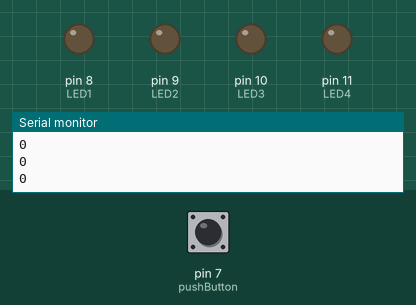
This sketch was run on a simulated Arduino Uno, built with avr-gcc and run on an emulated ATmega328P. Shown: output pins drawn as LEDs (lit = HIGH), the last lines printed to the serial monitor. Inputs (shaded band) come from the test bench; at power-on: pin 7 (pushButton) LOW.

Above: at 1.2 s.
1.3 s: pin 7 (pushButton) pulled HIGH for 0.15 s
At 14.7 s:
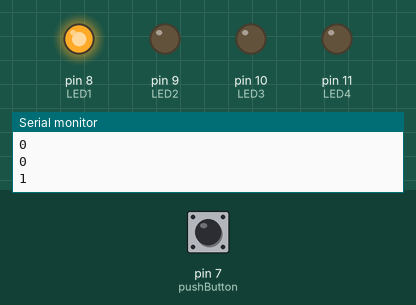
At 21.3 s:
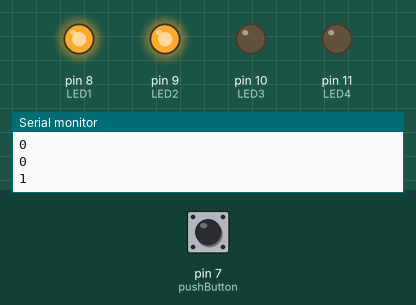
Timing chart, 0 to 29.3 s (numbered marks = the images above; inputs shaded):
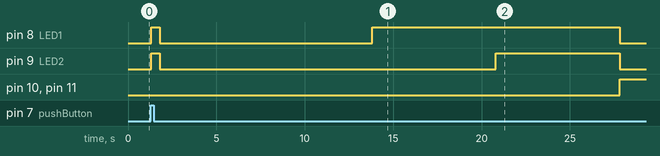

Measured:
- after the input at 1.3 s, pin 8 (LED1): LOW → HIGH at once, → LOW 0.50 s later, → HIGH 12.0 s later, → LOW 14.0 s later; pin 9 (LED2): LOW → HIGH at once, → LOW 0.50 s later, → HIGH 19.0 s later, → LOW 7.0 s later; pin 10 (LED3), pin 11 (LED4): LOW → HIGH after 26.5 s

The sketch:

start_lights_v1.ino
```cpp
int pushButton = 7;
int LED1 = 8;
int LED2 = 9;
int LED3 = 10;
int LED4 = 11;

int interwal= 7000;

void start_proces();
// the setup routine runs once when you press reset:
void setup() {

  Serial.begin(9600);
 digitalWrite(pushButton, LOW);
  pinMode(pushButton, INPUT);
   pinMode(LED1, OUTPUT);
   pinMode(LED2, OUTPUT);
   pinMode(LED3, OUTPUT);
   pinMode(LED4, OUTPUT);
}

// the loop routine runs over and over again forever:
void loop() {

  int buttonState = digitalRead(pushButton);
 Serial.println(buttonState);
  if(buttonState == 1){

    digitalWrite(LED1, HIGH);
    digitalWrite(LED2, HIGH);
    delay(500);


    start_proces();

  }else{
    digitalWrite(LED1, LOW);
    digitalWrite(LED2, LOW);
    digitalWrite(LED3, LOW);
    digitalWrite(LED4, LOW);

  }

  delay(10);
}

void start_proces(){
    digitalWrite(LED1, LOW);
    digitalWrite(LED2, LOW);
    digitalWrite(LED3, LOW);
    digitalWrite(LED4, LOW);

    delay(5000);
    delay(interwal);
    digitalWrite(LED1, HIGH);
    delay(interwal);
    digitalWrite(LED2, HIGH);
    delay(interwal);
    digitalWrite(LED1, LOW);
    digitalWrite(LED2, LOW);
    digitalWrite(LED3, HIGH);
    digitalWrite(LED4, HIGH);
    delay(10000);

}
```
